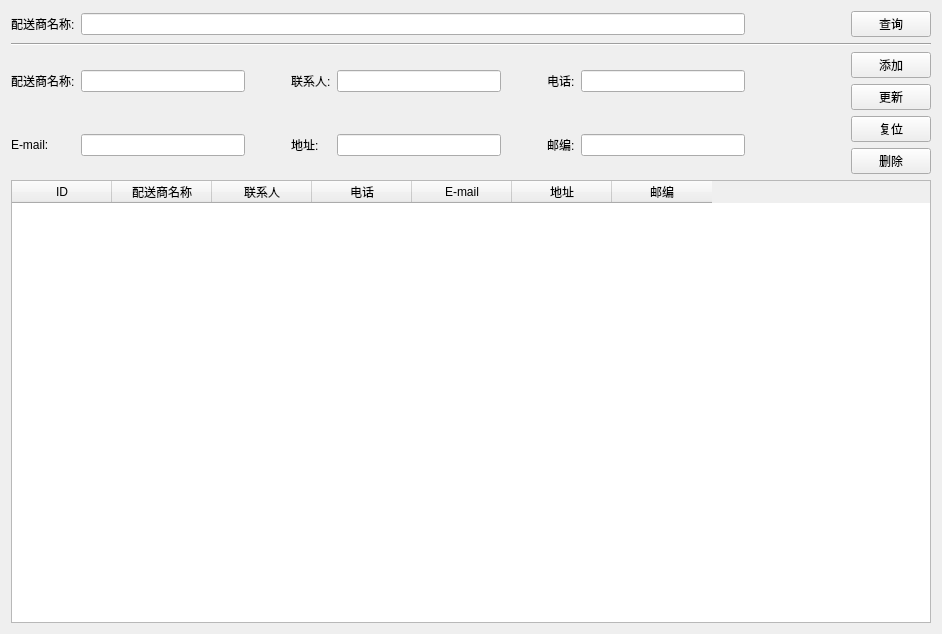
<?xml version="1.0" encoding="UTF-8"?>
<ui version="4.0">
 <class>CWidgetDistributor</class>
 <widget class="QWidget" name="CWidgetDistributor">
  <property name="geometry">
   <rect>
    <x>0</x>
    <y>0</y>
    <width>942</width>
    <height>634</height>
   </rect>
  </property>
  <property name="font">
   <font>
    <pointsize>9</pointsize>
   </font>
  </property>
  <property name="windowTitle">
   <string>Form</string>
  </property>
  <layout class="QVBoxLayout" name="verticalLayout">
   <item>
    <layout class="QHBoxLayout" name="horizontalLayout">
     <property name="topMargin">
      <number>0</number>
     </property>
     <item>
      <widget class="QLabel" name="label_9">
       <property name="sizePolicy">
        <sizepolicy hsizetype="Fixed" vsizetype="Preferred">
         <horstretch>0</horstretch>
         <verstretch>0</verstretch>
        </sizepolicy>
       </property>
       <property name="text">
        <string>配送商名称:</string>
       </property>
      </widget>
     </item>
     <item>
      <widget class="QLineEdit" name="m_linePSSCX"/>
     </item>
     <item>
      <spacer name="horizontalSpacer_4">
       <property name="orientation">
        <enum>Qt::Horizontal</enum>
       </property>
       <property name="sizeType">
        <enum>QSizePolicy::Fixed</enum>
       </property>
       <property name="sizeHint" stdset="0">
        <size>
         <width>100</width>
         <height>20</height>
        </size>
       </property>
      </spacer>
     </item>
     <item>
      <widget class="QPushButton" name="m_btnPSSCX">
       <property name="text">
        <string>查询</string>
       </property>
      </widget>
     </item>
    </layout>
   </item>
   <item>
    <widget class="Line" name="line">
     <property name="orientation">
      <enum>Qt::Horizontal</enum>
     </property>
    </widget>
   </item>
   <item>
    <layout class="QGridLayout" name="gridLayout">
     <property name="topMargin">
      <number>0</number>
     </property>
     <item row="0" column="1">
      <widget class="QLineEdit" name="m_linePSSMC"/>
     </item>
     <item row="1" column="1">
      <widget class="QLineEdit" name="m_linePSSEMAIL"/>
     </item>
     <item row="0" column="4">
      <widget class="QLineEdit" name="m_linePSSLXR"/>
     </item>
     <item row="0" column="3">
      <widget class="QLabel" name="label_5">
       <property name="sizePolicy">
        <sizepolicy hsizetype="Fixed" vsizetype="Preferred">
         <horstretch>0</horstretch>
         <verstretch>0</verstretch>
        </sizepolicy>
       </property>
       <property name="text">
        <string>联系人:</string>
       </property>
      </widget>
     </item>
     <item row="1" column="6">
      <widget class="QLabel" name="label_8">
       <property name="sizePolicy">
        <sizepolicy hsizetype="Fixed" vsizetype="Preferred">
         <horstretch>0</horstretch>
         <verstretch>0</verstretch>
        </sizepolicy>
       </property>
       <property name="text">
        <string>邮编:</string>
       </property>
      </widget>
     </item>
     <item row="1" column="3">
      <widget class="QLabel" name="label_6">
       <property name="sizePolicy">
        <sizepolicy hsizetype="Fixed" vsizetype="Preferred">
         <horstretch>0</horstretch>
         <verstretch>0</verstretch>
        </sizepolicy>
       </property>
       <property name="text">
        <string>地址:</string>
       </property>
      </widget>
     </item>
     <item row="0" column="9">
      <layout class="QVBoxLayout" name="verticalLayout_4">
       <item>
        <widget class="QPushButton" name="m_btnPSSTJ">
         <property name="text">
          <string>添加</string>
         </property>
        </widget>
       </item>
       <item>
        <widget class="QPushButton" name="m_btnPSSGX">
         <property name="text">
          <string>更新</string>
         </property>
        </widget>
       </item>
      </layout>
     </item>
     <item row="0" column="8">
      <spacer name="horizontalSpacer_3">
       <property name="orientation">
        <enum>Qt::Horizontal</enum>
       </property>
       <property name="sizeType">
        <enum>QSizePolicy::Fixed</enum>
       </property>
       <property name="sizeHint" stdset="0">
        <size>
         <width>100</width>
         <height>20</height>
        </size>
       </property>
      </spacer>
     </item>
     <item row="0" column="0">
      <widget class="QLabel" name="label">
       <property name="sizePolicy">
        <sizepolicy hsizetype="Fixed" vsizetype="Preferred">
         <horstretch>0</horstretch>
         <verstretch>0</verstretch>
        </sizepolicy>
       </property>
       <property name="text">
        <string>配送商名称:</string>
       </property>
      </widget>
     </item>
     <item row="1" column="7">
      <widget class="QLineEdit" name="m_linePSSYB"/>
     </item>
     <item row="1" column="4">
      <widget class="QLineEdit" name="m_linePSSDZ"/>
     </item>
     <item row="0" column="5">
      <spacer name="horizontalSpacer_2">
       <property name="orientation">
        <enum>Qt::Horizontal</enum>
       </property>
       <property name="sizeType">
        <enum>QSizePolicy::Fixed</enum>
       </property>
       <property name="sizeHint" stdset="0">
        <size>
         <width>40</width>
         <height>20</height>
        </size>
       </property>
      </spacer>
     </item>
     <item row="0" column="7">
      <widget class="QLineEdit" name="m_linePSSDH"/>
     </item>
     <item row="0" column="6">
      <widget class="QLabel" name="label_7">
       <property name="sizePolicy">
        <sizepolicy hsizetype="Fixed" vsizetype="Preferred">
         <horstretch>0</horstretch>
         <verstretch>0</verstretch>
        </sizepolicy>
       </property>
       <property name="text">
        <string>电话:</string>
       </property>
      </widget>
     </item>
     <item row="0" column="2">
      <spacer name="horizontalSpacer">
       <property name="orientation">
        <enum>Qt::Horizontal</enum>
       </property>
       <property name="sizeType">
        <enum>QSizePolicy::Fixed</enum>
       </property>
       <property name="sizeHint" stdset="0">
        <size>
         <width>40</width>
         <height>20</height>
        </size>
       </property>
      </spacer>
     </item>
     <item row="1" column="0">
      <widget class="QLabel" name="label_2">
       <property name="sizePolicy">
        <sizepolicy hsizetype="Fixed" vsizetype="Preferred">
         <horstretch>0</horstretch>
         <verstretch>0</verstretch>
        </sizepolicy>
       </property>
       <property name="text">
        <string>E-mail:</string>
       </property>
      </widget>
     </item>
     <item row="1" column="9">
      <layout class="QVBoxLayout" name="verticalLayout_5">
       <item>
        <widget class="QPushButton" name="m_btnPSSFW">
         <property name="text">
          <string>复位</string>
         </property>
        </widget>
       </item>
       <item>
        <widget class="QPushButton" name="m_btnPSSSC">
         <property name="text">
          <string>删除</string>
         </property>
        </widget>
       </item>
      </layout>
     </item>
    </layout>
   </item>
   <item>
    <widget class="QTableWidget" name="m_tblwPSSLB">
     <property name="toolTip">
      <string>双击编辑</string>
     </property>
     <column>
      <property name="text">
       <string>ID</string>
      </property>
     </column>
     <column>
      <property name="text">
       <string>配送商名称</string>
      </property>
     </column>
     <column>
      <property name="text">
       <string>联系人</string>
      </property>
     </column>
     <column>
      <property name="text">
       <string>电话</string>
      </property>
     </column>
     <column>
      <property name="text">
       <string>E-mail</string>
      </property>
     </column>
     <column>
      <property name="text">
       <string>地址</string>
      </property>
     </column>
     <column>
      <property name="text">
       <string>邮编</string>
      </property>
     </column>
    </widget>
   </item>
  </layout>
 </widget>
 <resources/>
 <connections/>
</ui>
